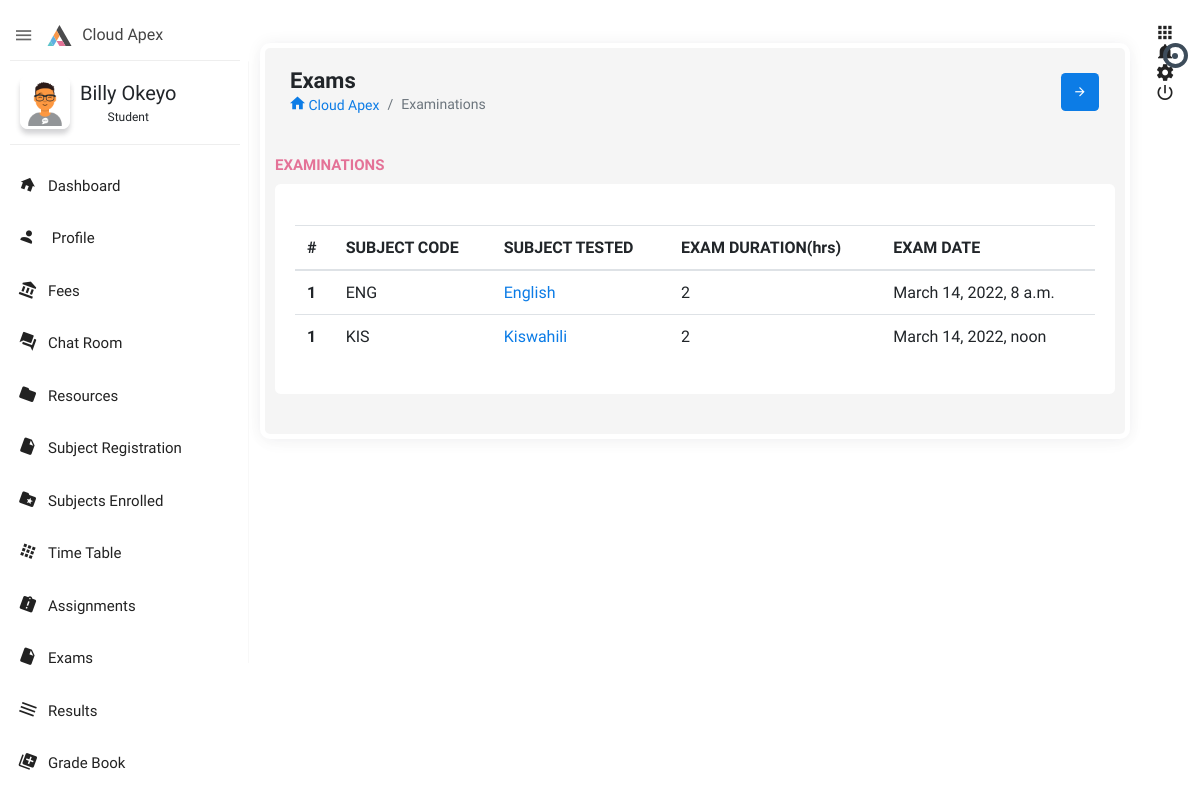
/student/exams/ (signed in), run on the app's committed database.
### student/models.py (models this page shows, shortened)
class Student(models.Model):
   username = models.CharField(max_length=50, unique=True)
   contact_no = models.CharField(max_length=20,default='2547xxxxxxx')
   parent_name = models.CharField(max_length=100)
   parent_phone_no = models.CharField(max_length=20,default='2547xxxxxxx')
   city = models.CharField(max_length=100,default='Nairobi')
   country = models.CharField(max_length=100,default='Kenya')
   profile = models.ImageField(blank=True,null=True,upload_to='profile/')
   user = models.OneToOneField(Account,on_delete=models.CASCADE)
   about = models.TextField(max_length=500,blank=True,null=True)
   subject = models.ManyToManyField(Subject, blank=True)

### account/models.py (models this page shows, shortened)
class Account(AbstractBaseUser):
    email =         models.EmailField(max_length=255, unique=True, verbose_name='Email')
    first_name =    models.CharField(max_length=100, verbose_name='First Name')
    last_name =     models.CharField(max_length=100, verbose_name='Last Name')
    is_manager =    models.BooleanField(default=False, verbose_name='Manager')
    is_teacher =    models.BooleanField(default=False,verbose_name= 'Teacher')
    is_student =    models.BooleanField(default=False, verbose_name='Student')
    is_suspended =  models.BooleanField(default=False, verbose_name='Suspended')
    is_active =     models.BooleanField(default=True, verbose_name='Active')
    is_staff =      models.BooleanField(default=False, verbose_name='Staff')
    is_admin =      models.BooleanField(default=False, verbose_name='Admin')
    date_joined =   models.DateTimeField(verbose_name='Date Joined',auto_now_add= True)
    last_login =    models.DateTimeField(verbose_name='Last Active', auto_now=True)
    group = models.ManyToManyField(Group, verbose_name='groups', blank=True, related_name='user_set', related_query_name='user')
    class Meta:
        db_table = 'Account'
    USERNAME_FIELD = 'email'
    REQUIRED_FIELDS = []
    objects = AccountManager()

### curriculum/models.py (models this page shows, shortened)
class Exam(models.Model):
   subject = models.ForeignKey(Subject,on_delete=models.CASCADE)
   exam_date = models.DateTimeField()
   duration = models.IntegerField(default=0)
   date_created = models.DateTimeField(auto_now_add=True)
   teacher = models.ForeignKey(Teacher,on_delete=models.CASCADE)
   no_of_questions = models.IntegerField(default=0)
   total_marks = models.IntegerField(default=0)
   status = models.BooleanField(default=True)
   teacher = models.ForeignKey(Teacher,on_delete=models.CASCADE)

class Subject(models.Model):
   name = models.CharField(max_length=100)
   c_class = models.ForeignKey(Class,on_delete=models.CASCADE)
   code = models.CharField(max_length=10,unique=True)
   def __str__(self):
      return self.name

### student/views.py (the view)
# urls.py: path('exams/',views.StudentExams.as_view(),name='student_exams'),
class StudentExams(View):
   template_name = 'student/exams.html'
   @method_decorator(login_required, 'signin')
   def get(self, request):
      user_id = request.user.id
      student_id = getLogedInStudentId(user_id)
      student = Student.objects.get(id=student_id)
      exams = Exam.objects.filter(subject__in = student.subject.all())
      context = {
         'student': student,
         'school_name': constants.SCHOOL_NAME,
         'exams': exams,
      }
      return render(request, self.template_name, context)

### student/views.py (called while the page is built)
def getLogedInStudentId(user_id):
    s = Student.objects.get(user_id=user_id)
    return s.id

### templates/student/exams.html (shortened to what this page needs)
﻿{% extends 'includes/student_base.html' %} {% load static %}  {% block content %}
<section class="content">
    <div class="body_scroll">
        <div class="block-header">
            <div class="row">
                <div class="col-lg-7 col-md-6 col-sm-12">
                    <h2>Exams</h2>
                    <ul class="breadcrumb">
                        <li class="breadcrumb-item"><a href="index.html"><i class="zmdi zmdi-home"></i> {{school_name}}</a></li>
                        <li class="breadcrumb-item active">Examinations</li>
                    </ul>
                </div>
                <div class="col-lg-5 col-md-6 col-sm-12">
                    <button class="btn btn-primary btn-icon float-right right_icon_toggle_btn" type="button"><i class="zmdi zmdi-arrow-right"></i></button>
                </div>
            </div>
        </div>
        <div class="row clearfix">
            <div class="col-lg-12 col-md-12 col-sm-12">
                <div class="card">
                    <div class="header">
                        <h2><strong>Examinations</strong></h2>
                    </div>
                    <div class="body">
                        <br>
                        <div class="table-responsive">
                            <table class="table table-hover">
                                <thead>
                                    <tr>
                                        <th>#</th>
                                        <th>SUBJECT CODE</th>
                                        <th>SUBJECT TESTED</th>
                                        <th>EXAM DURATION(hrs)</th>
                                        <th>EXAM DATE</th>
                                    </tr>
                                </thead>
                                <tbody>
                                    {% for exam in exams %}
                                    <tr>
                                        <th scope="row">1</th>
                                        <td>{{ exam.subject.code }}</td>
                                        <td> <a href="{% url 'student_exam_detail' exam.id %}">{{ exam.subject}}</a> </td>
                                        <td>{{ exam.duration }}</td>
                                        <td>{{ exam.exam_date }}</td>
                                    </tr>
                                    {% endfor %}
                                </tbody>
                            </table>
                        </div>
                    </div>
                </div>
            </div>
        </div>
    </div>
</section>
{% endblock %}

### templates/includes/student_base.html (shortened to what this page needs)
{% load static %} {% load active_link_tags %}
<!doctype html>
<html class="no-js" lang="en">
<head>
    <link rel="stylesheet" href="{% static 'assets/plugins/bootstrap/css/bootstrap.min.css' %}">
    <link rel="stylesheet" href="{% static 'assets/plugins/jvectormap/jquery-jvectormap-2.0.3.min.css' %}" />
    <link rel="stylesheet" href="{% static 'assets/plugins/charts-c3/plugin.css' %}" />
    <link rel="stylesheet" href="{% static 'assets/plugins/morrisjs/morris.min.css' %}" />
    <link rel="stylesheet" href="{% static 'assets/css/style.min.css' %}">
     <link rel="stylesheet" href="{% static 'assets/css/custom.css' %}">
</head>
<body class="theme-blush">
    <div class="navbar-right">
        <ul class="navbar-nav">
            <li class="dropdown">
                <a href="javascript:void(0);" class="dropdown-toggle" title="App" data-toggle="dropdown" role="button"><i class="zmdi zmdi-apps"></i></a>
            </li>
            <li class="dropdown">
                <a href="javascript:void(0);" class="dropdown-toggle" title="Notifications" data-toggle="dropdown" role="button"><i class="zmdi zmdi-notifications"></i>
                <div class="notify"><span class="heartbit"></span><span class="point"></span></div>
            </a>
            </li>
            <li><a href="javascript:void(0);" class="js-right-sidebar" title="Setting"><i class="zmdi zmdi-settings zmdi-hc-spin"></i></a></li>
            <li><a href="sign-in.html" class="mega-menu" title="Sign Out"><i class="zmdi zmdi-power"></i></a></li>
        </ul>
    </div>
    <aside id="leftsidebar" class="sidebar">
        <div class="navbar-brand">
            <button class="btn-menu ls-toggle-btn" type="button"><i class="zmdi zmdi-menu"></i></button>
            <a href="index.html"><img src="{% static 'assets/images/logo.svg' %}" width="25" alt="Aero"><span class="m-l-10">{{ school_name }}</span></a>
        </div>
        <div class="menu">
            <ul class="list">
                <li>
                    <div class="user-info">
                        <a class="image" href="profile.html"><img src="{{ student.profile.url }}" alt="User"></a>
                        <div class="detail">
                            <h4>{{ user.first_name }} {{ user.last_name }} </h4>
                            <small>Student</small>
                        </div>
                    </div>
                </li>
                <li class="{% active_link 'student_dashboard' 'active open' strict=True %}">
                    <a href="{% url 'student_dashboard' %}"><i class="zmdi zmdi-home"></i><span>Dashboard</span></a>
                </li>
                <li class="{% active_link 'student_profile' 'active open' strict=True %}">
                    <a href="{% url 'student_profile' %}"><i class="zmdi zmdi-account"></i><span>  Profile</span></a>
                </li>
                 <li class="{% active_link 'student_fees' 'active open' strict=True %}">
                    <a href="{% url 'student_fees' %}"><i class="zmdi zmdi-balance"></i><span>Fees</span></a>
                </li>
                <li class="{% active_link 'room || history || chat_index' 'active open' %}">
                    <a href="{% url 'room' 1 %}"><i class="zmdi zmdi-comments"></i><span>Chat Room</span></a>
                </li>
                <li class="{% active_link 'student_resources' 'active open' strict=True %}">
                    <a href="{% url 'student_resources' %}"><i class="zmdi zmdi-folder"></i><span>Resources</span></a>
                </li>
                <li class="{% active_link 'student_subject_registration' 'active open' strict=True %}">
                    <a href="{% url 'student_subject_registration' %}"><i class="zmdi zmdi-file"></i><span>Subject Registration</span></a>
                </li>
                <li class="{% active_link 'student_subjects_enrolled' 'active open' strict=True %}">
                    <a href="{% url 'student_subjects_enrolled' %}"><i class="zmdi zmdi-folder-star"></i><span>Subjects Enrolled</span></a>
                </li>
                <li class="{% active_link 'student_timetable' 'active open' strict=True %}">
                    <a href="{% url 'student_timetable' %}"><i class="zmdi zmdi-apps"></i><span>Time Table</span></a>
                </li>
                <li class="{% active_link 'student_assignments || student_assignment_detail' 'active open' %}">
                    <a href="{% url 'student_assignments' %}"><i class="zmdi zmdi-assignment-alert"></i><span>Assignments</span></a>
                </li>
                <li class="{% active_link 'student_exams' 'active open' strict=True %}">
                    <a href="{% url 'student_exams' %}"><i class="zmdi zmdi-file"></i><span>Exams</span></a>
                </li>
                <li class="{% active_link 'student_results' 'active open' strict=True %}">
                    <a href="{% url 'student_results' %}"><i class="zmdi zmdi-menu"></i><span>Results</span></a>
                </li>
                <li class="{% active_link 'student_gradebook' 'active open' strict=True %}">
                    <a href="{% url 'student_gradebook' %}"><i class="zmdi zmdi-collection-plus"></i><span>Grade Book</span></a>
                </li>
                <li class="{% active_link 'student_announcements' 'active open' strict=True %}">
                    <a href="{% url 'student_announcements' %}"><span>Announcement</span></a>
                </li>
                <br><br><br><br>
            </ul>
        </div>
    </aside>
    {% block content %} {% endblock %}
   {% load sweetify %}
</body>
</html>

### data on the page
Student: profile (picture)
Account: first_name "Billy", last_name "Okeyo"
Exam: subject.code "ENG", subject "English", duration "2", exam_date "March 14, 2022, 8 a.m."
Exam: subject.code "KIS", subject "Kiswahili", duration "2", exam_date "March 14, 2022, noon"

### other printed values
{{ school_name }} "Cloud Apex"
